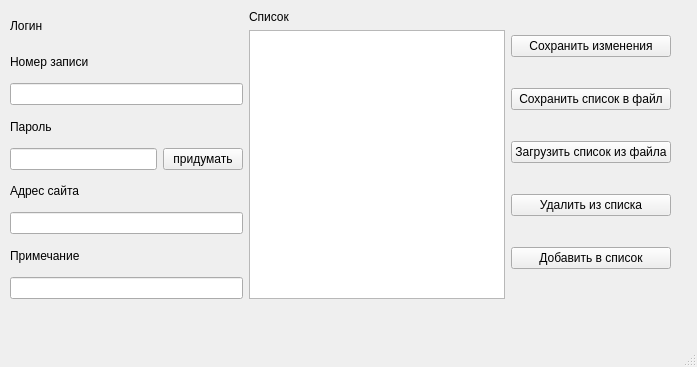
<?xml version="1.0" encoding="UTF-8"?>
<ui version="4.0">
 <class>MainWindow</class>
 <widget class="QMainWindow" name="MainWindow">
  <property name="geometry">
   <rect>
    <x>0</x>
    <y>0</y>
    <width>697</width>
    <height>367</height>
   </rect>
  </property>
  <property name="windowTitle">
   <string>PG6</string>
  </property>
  <widget class="QWidget" name="centralwidget">
   <property name="sizePolicy">
    <sizepolicy hsizetype="Maximum" vsizetype="Maximum">
     <horstretch>0</horstretch>
     <verstretch>0</verstretch>
    </sizepolicy>
   </property>
   <property name="autoFillBackground">
    <bool>true</bool>
   </property>
   <widget class="QWidget" name="horizontalLayoutWidget">
    <property name="geometry">
     <rect>
      <x>10</x>
      <y>10</y>
      <width>661</width>
      <height>289</height>
     </rect>
    </property>
    <layout class="QHBoxLayout" name="horizontalLayout_3">
     <item>
      <layout class="QVBoxLayout" name="verticalLayout">
       <item>
        <widget class="QLabel" name="lbLogin">
         <property name="text">
          <string>Логин</string>
         </property>
        </widget>
       </item>
       <item>
        <widget class="QLabel" name="lbItemIndex">
         <property name="text">
          <string>Номер записи</string>
         </property>
        </widget>
       </item>
       <item>
        <widget class="QLineEdit" name="leLogin"/>
       </item>
       <item>
        <widget class="QLabel" name="lbPassword">
         <property name="text">
          <string>Пароль</string>
         </property>
        </widget>
       </item>
       <item>
        <layout class="QHBoxLayout" name="horizontalLayout">
         <item>
          <widget class="QLineEdit" name="lePassword"/>
         </item>
         <item>
          <widget class="QPushButton" name="btnGenPass">
           <property name="text">
            <string>придумать</string>
           </property>
          </widget>
         </item>
        </layout>
       </item>
       <item>
        <widget class="QLabel" name="lbUrl">
         <property name="text">
          <string>Адрес сайта</string>
         </property>
        </widget>
       </item>
       <item>
        <widget class="QLineEdit" name="leUrl"/>
       </item>
       <item>
        <widget class="QLabel" name="lbNote">
         <property name="text">
          <string>Примечание</string>
         </property>
        </widget>
       </item>
       <item>
        <widget class="QLineEdit" name="leNote"/>
       </item>
       <item>
        <layout class="QHBoxLayout" name="horizontalLayout_2"/>
       </item>
      </layout>
     </item>
     <item>
      <layout class="QVBoxLayout" name="verticalLayout_2">
       <item>
        <widget class="QLabel" name="lbList">
         <property name="text">
          <string>Список</string>
         </property>
        </widget>
       </item>
       <item>
        <widget class="QListView" name="listView"/>
       </item>
      </layout>
     </item>
     <item>
      <layout class="QVBoxLayout" name="verticalLayout_3">
       <item>
        <widget class="QPushButton" name="btnApplyChanges">
         <property name="text">
          <string>Сохранить изменения</string>
         </property>
        </widget>
       </item>
       <item>
        <widget class="QPushButton" name="btnSaveData">
         <property name="text">
          <string>Сохранить список в файл</string>
         </property>
        </widget>
       </item>
       <item>
        <widget class="QPushButton" name="btnLoadFromFile">
         <property name="text">
          <string>Загрузить список из файла</string>
         </property>
        </widget>
       </item>
       <item>
        <widget class="QPushButton" name="btnRemoveElem">
         <property name="text">
          <string>Удалить из списка</string>
         </property>
        </widget>
       </item>
       <item>
        <widget class="QPushButton" name="btnAddData">
         <property name="text">
          <string>Добавить в список</string>
         </property>
        </widget>
       </item>
      </layout>
     </item>
    </layout>
   </widget>
  </widget>
  <widget class="QMenuBar" name="menubar">
   <property name="geometry">
    <rect>
     <x>0</x>
     <y>0</y>
     <width>697</width>
     <height>25</height>
    </rect>
   </property>
  </widget>
  <widget class="QStatusBar" name="statusbar"/>
 </widget>
 <resources/>
 <connections/>
</ui>
